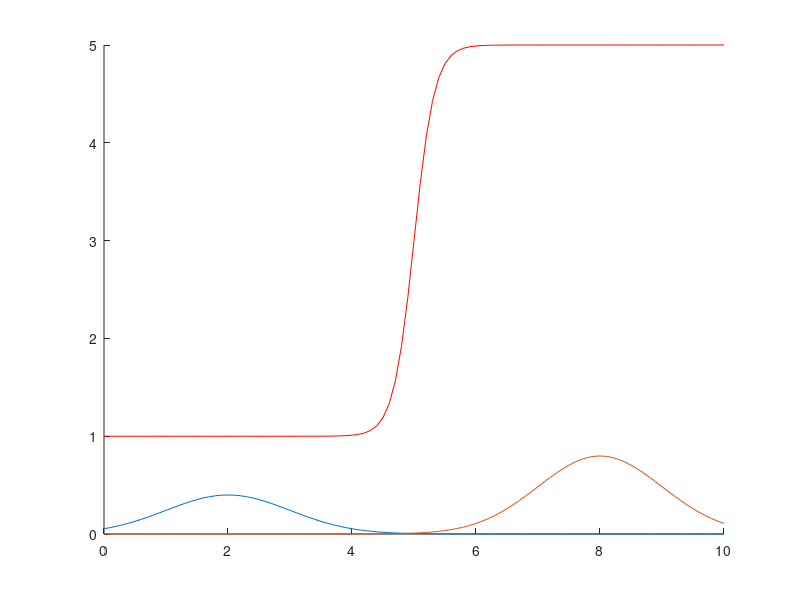

Source code (MATLAB):
x = 0:0.1:10;
y1 = normpdf(x,2,1);
y2 = normpdf(x,8,1)*2;
y3 =  normpdf(x,2,1)./(normpdf(x,2,1)+normpdf(x,8,1))*1 + normpdf(x,8,1)./(normpdf(x,2,1)+normpdf(x,8,1))*5;

figure
hold on
plot(x,y1)
plot(x,y2)
plot(x,y3,'r')